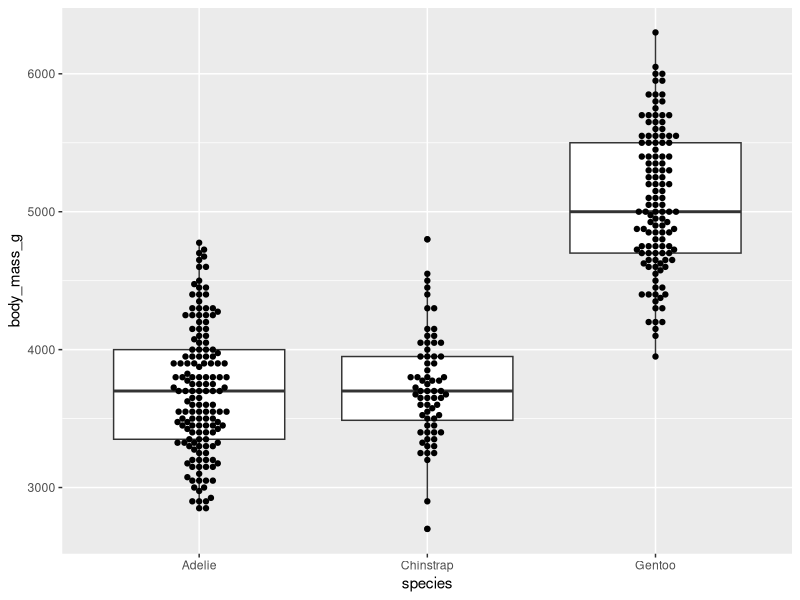
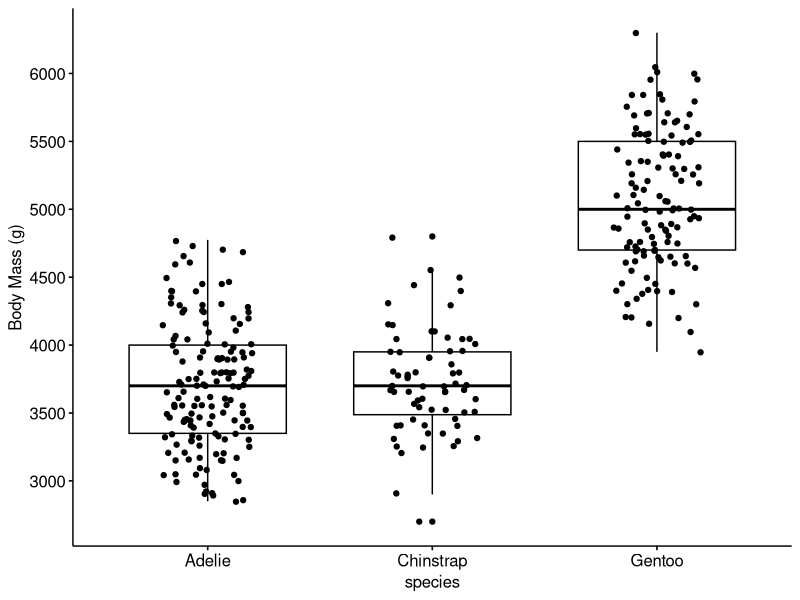

R code for these plots, in order:
## ---- chunk 1
library(ggplot2)
library(palmerpenguins)
## ---- chunk 2
#| code-line-numbers: "|1,4"
library(ggbeeswarm)
ggplot(penguins, aes(x = species, y = body_mass_g)) +
  geom_boxplot() +
  geom_beeswarm()

## ---- chunk 3
#| code-line-numbers: "|1-3"
library(ggpubr)
ggstripchart(penguins, x = "species", y = "body_mass_g",
             add = "boxplot") +
  scale_y_continuous("Body Mass (g)", n.breaks = 10)
